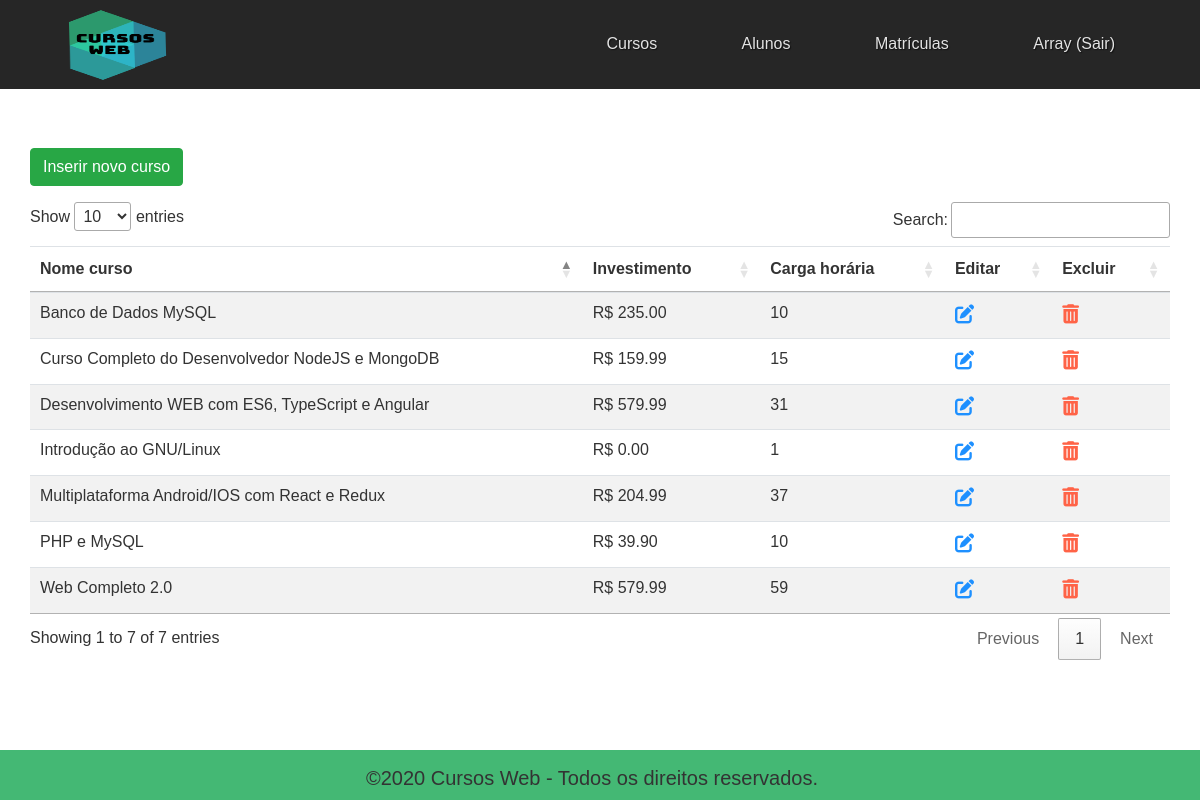
The app's page / (signed in) with its own data.
### tables this page shows
CREATE TABLE `tb_cursos` (
  `id_curso` int(11) NOT NULL,
  `imagem_curso` varchar(100) DEFAULT NULL,
  `nome_curso` char(50) NOT NULL,
  `resumo` text DEFAULT NULL,
  `data_cadastro` datetime NOT NULL DEFAULT current_timestamp(),
  `ativo` tinyint(1) DEFAULT 1,
  `investimento` float(8,2) DEFAULT 0.00,
  `carga_horaria` int(5) DEFAULT NULL
);

### db/DB.php (called while the page is built, shortened)
<?php
	class DB
	{
		public function __construct()
		{
			$this -> servidor = SERVIDOR;
			$this -> usuario = USUARIO;
			$this -> senha = SENHA;
			$this -> db = DB;
			$this -> conexao = mysqli_connect($this -> servidor, $this -> usuario, $this -> senha, $this -> db);
		}
	}

### class/Curso.php (called while the page is built, shortened)
<?php
	class Curso
	{
		public $conexao;
		public function __construct($conexao)
		{
			$this -> conexao = $conexao;
		}
		public function buscar()
		{
			$instrucao = "SELECT * FROM tb_cursos";
			$consulta = mysqli_query($this -> conexao, $instrucao);
			return $consulta;
		}
	}

### views/cursos.php (the view, shortened to what this page needs)
<a class="btn btn-success mb-3" href="?pagina=inserir_curso">Inserir novo curso</a>
<table class="table table-hover table-striped" id="cursos">
	<thead>
		<tr>
			<th>Nome curso</th>
			<th>Investimento</th>
			<th>Carga horária</th>
			<th>Editar</th>
			<th>Excluir</th>
		</tr>
	</thead>
	<tbody>
		<?php foreach ($curso -> buscar() as $curso) : ?>
			<tr>
				<td><?= $curso['nome_curso'] ?></td>
				<td>R$ <?= $curso['investimento'] ?></td>
				<td><?= $curso['carga_horaria'] ?></td>
				<td>
					<a href="?pagina=editar_curso&id_curso=<?= $curso['id_curso'] ?>">
						<span style="font-size: 1.2em; color: Dodgerblue;">
							<i class="fas fa-edit"></i>
						</span>
					</a>
				</td>
				<td>
					<a href="deleta_curso.php?id_curso=<?= $curso['id_curso'] ?>">
						<span style="font-size: 1.2em; color: Tomato;">
							<i class="fas fa-trash-alt"></i>
						</span>
					</a>
				</td>
			</tr>
		<?php endforeach ?>
	</tbody>
</table>

### views/header.php (shortened to what this page needs)
<!DOCTYPE html>
<html lang="pt-BR">
	<head>
		<link rel="stylesheet" href="https://stackpath.bootstrapcdn.com/bootstrap/4.1.3/css/bootstrap.min.css">
		<link rel="stylesheet" href="//cdn.datatables.net/1.10.19/css/jquery.dataTables.min.css">
		<link rel="stylesheet" type="text/css" href="https://use.fontawesome.com/releases/v5.5.0/css/all.css"
>
		<link rel="stylesheet" href="css/estilo.css">
	</head>
	<body>
		<header class="fixed-top">
			<div class="container">
				<a href="?pagina=home">
					<img src="img/logo.png" title="Logo" alt="Logo" height="90" width="145">
				</a>
				<div id="menu">
					<a href="?pagina=cursos">Cursos</a>
					<a href="?pagina=alunos">Alunos</a>
					<a href="?pagina=matriculas">Matrículas</a>
					<?php if (isset($_SESSION['login'])) : ?>
						<a href="logout.php"><?= $_SESSION['usuario'] ?> (Sair)</a>
					<?php endif ?>
				</div>
			</div>
		</header>
		<div id="conteudo" class="container mt-5">

### index.php (shortened to what this page needs)
<?php
	include './config/config.php';
	include './db/DB.php';
	$db = new DB();
	include './class/Curso.php';
	$curso = new Curso($db -> conexao);
	include './views/header.php';
	if (isset($login)) {
		if (isset($_GET['pagina'])) {
			$pagina = $_GET['pagina'];
		} else {
			$pagina = 'cursos';
		}
	} else {
		$pagina = 'home';
	}
	switch ($pagina) {
		case 'cursos':
			include './views/cursos.php';
			break;
	}
	include './views/footer.php';

### views/footer.php (shortened to what this page needs)
		</div>
		<footer class="navbar fixed-bottom">
			<div class="container-fluid navbar-brand justify-content-center">
		 		©2020 Cursos Web - Todos os direitos reservados.
		 	</div>
		</footer>
	</body>
</html>

### css/estilo.css (style rules this page uses)
* { margin: 0; padding: 0; }
body { font-family: helvetica, arial; font-size: 16px; color: #333; }
header { height: 89px; background-color: #262626; }
footer { height: 50px; background-color: #44b874; padding: 10px 0; text-align: center; font-size: 12px; color: #333; }
#conteudo { padding: 100px 0; }
#menu { float:right; padding: 32px 0; }
#menu a { text-decoration: none; padding: 37px 40px; color: #e3e3e3; text-shadow: 1px 1px 1px #111; }

### records on screen
tb_cursos: nome_curso "Curso Completo do Desenvolvedor NodeJS e MongoDB", investimento "159.99", carga_horaria "15"
tb_cursos: nome_curso "Multiplataforma Android/IOS com React e Redux", investimento "204.99", carga_horaria "37"
tb_cursos: nome_curso "Desenvolvimento WEB com ES6, TypeScript e Angular", investimento "579.99", carga_horaria "31"
tb_cursos: nome_curso "Web Completo 2.0", investimento "579.99", carga_horaria "59"
tb_cursos: nome_curso "Introdução ao GNU/Linux", investimento "0.00", carga_horaria "1"
tb_cursos: nome_curso "PHP e MySQL", investimento "39.90", carga_horaria "10"
tb_cursos: nome_curso "Banco de Dados MySQL", investimento "235.00", carga_horaria "10"

### other values on screen
$_SESSION['usuario'] "Array"
